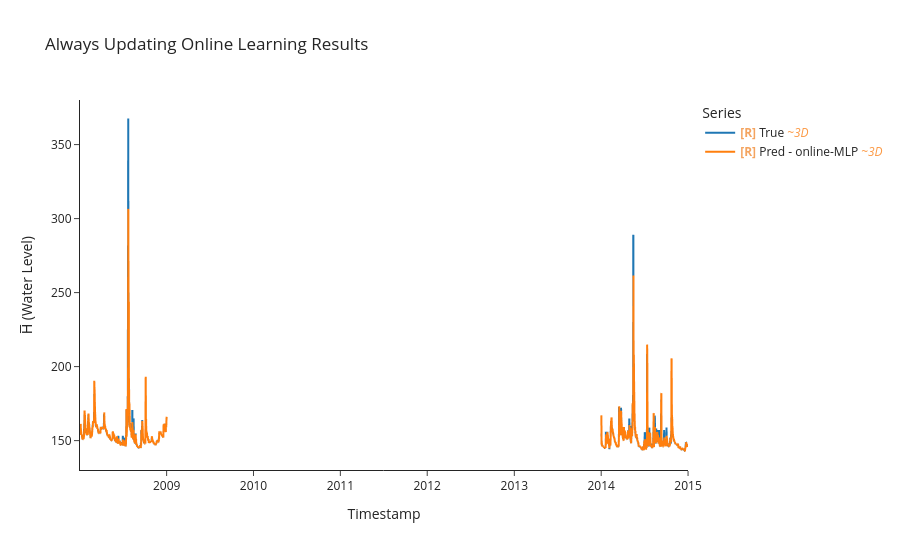

The code cell stored with this chart in its notebook:
### Markdown cell above
## Testing Always updating
See model behaviour if we allowed it to learn on the fly from the testing data.<br>
**conclusion**<br>
Model's performance metrics went up as we all model to optimize and generalize more. In contarst model ability to adapt in lowered.<br>
We need to investigate more about optimizers and the adaptability, generalization trade-off.

### Code cell
# Testing with always updating 
model, optimizer, criterion = build_mlp(LOOKBACK*N_FEATURES, HORIZON)
y_true, y_pred, time_indices, cutom_adam_batch_losses = uf.train_model_online(model, optimizer,criterion,
                                                                              test_ds, test_df,
                                                                              LOOKBACK, HORIZON, BATCH_SIZE)
#training results
uf.calculate_metrics_and_plot({"online-MLP": (y_true, y_pred, time_indices)}, 
                              plot_title="Always Updating Online Learning Results")

### Figure 1 — Plotly figure (JSON) as saved in the notebook; plotly's stock layout.template omitted (floating-point values rounded to 4 significant figures; data arrays with more than 128 entries replaced by an {"elided": "..."} marker saying what was removed)
{"data": [{"hovertemplate": "Legend=True<br>Timestamp=%{x}<br>H̅ (Water Level)=%{y}<extra></extra>", "legendgroup": "True", "line": {"color": "#1f77b4", "dash": "solid", "width": 2}, "marker": {"symbol": "circle"}, "mode": "lines", "name": "<b style=\"color:sandybrown\">[R]</b> True <i style=\"color:#fc9944\">~3D</i>", "showlegend": true, "type": "scattergl", "uid": "87a4812d-9e3f-4a64-872a-a00feb19f5a9", "x": {"elided": "1001 str values"}, "xaxis": "x", "y": {"elided": "1001 float values"}, "yaxis": "y"}, {"hovertemplate": "Legend=Pred - online-MLP<br>Timestamp=%{x}<br>H̅ (Water Level)=%{y}<extra></extra>", "legendgroup": "Pred - online-MLP", "line": {"color": "#ff7f0e", "dash": "solid", "width": 2}, "marker": {"symbol": "circle"}, "mode": "lines", "name": "<b style=\"color:sandybrown\">[R]</b> Pred - online-MLP <i style=\"color:#fc9944\">~3D</i>", "showlegend": true, "type": "scattergl", "uid": "e0986670-ec94-482a-85bd-f123671df48c", "x": {"elided": "1001 str values"}, "xaxis": "x", "y": {"elided": "1001 float values"}, "yaxis": "y"}], "layout": {"height": 550, "legend": {"title": {"text": "Series"}, "tracegroupgap": 0}, "title": {"text": "Always Updating Online Learning Results"}, "xaxis": {"anchor": "y", "domain": [0, 1], "title": {"text": "Timestamp"}}, "yaxis": {"anchor": "x", "domain": [0, 1], "title": {"text": "H̅ (Water Level)"}}}}
